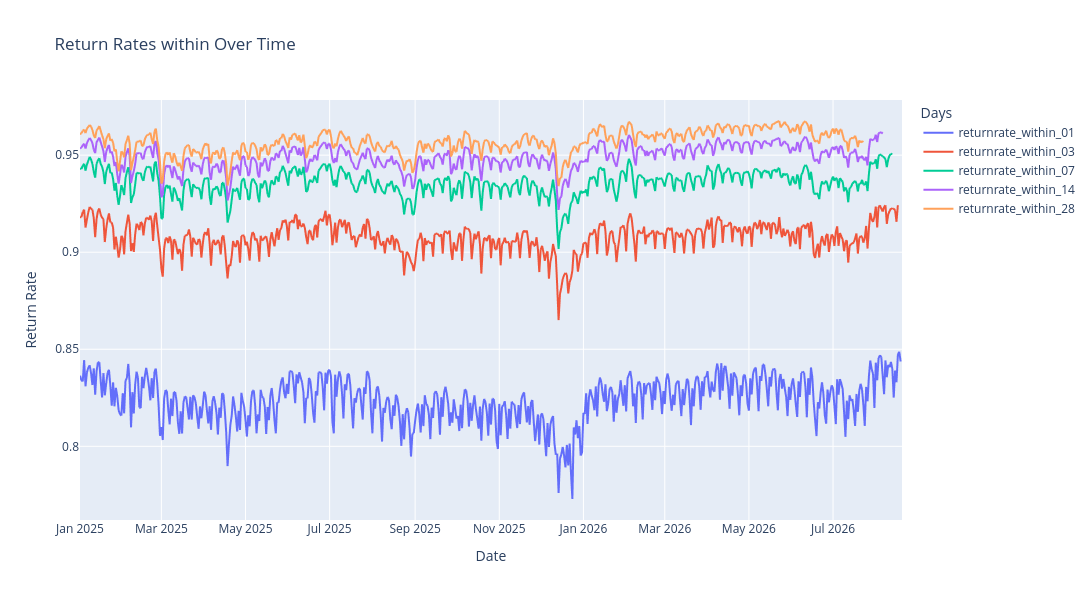

The notebook cell saved with this chart:
### Code cell
# Create a line chart showing return rates over time
fig = px.line(
    returnrate,
    x='dt',
    y=['returnrate_within_01', 'returnrate_within_03', 'returnrate_within_07', 'returnrate_within_14', 'returnrate_within_28'],
    title='Return Rates within Over Time',
    labels={'dt': 'Date', 'value': 'Return Rate', 'variable': 'Days'},
    markers=False,
    height=600,
    width=1500
)

fig.show()

### Figure 1 — Plotly figure (JSON) as saved in the notebook; plotly's stock layout.template omitted (floating-point values rounded to 4 significant figures; data arrays with more than 128 entries replaced by an {"elided": "..."} marker saying what was removed)
{"data": [{"hovertemplate": "Days=returnrate_within_01<br>Date=%{x}<br>Return Rate=%{y}<extra></extra>", "legendgroup": "returnrate_within_01", "line": {"color": "#636efa", "dash": "solid"}, "marker": {"symbol": "circle"}, "mode": "lines", "name": "returnrate_within_01", "showlegend": true, "type": "scattergl", "x": {"elided": "597 str values"}, "xaxis": "x", "y": {"elided": "597 float values"}, "yaxis": "y"}, {"hovertemplate": "Days=returnrate_within_03<br>Date=%{x}<br>Return Rate=%{y}<extra></extra>", "legendgroup": "returnrate_within_03", "line": {"color": "#EF553B", "dash": "solid"}, "marker": {"symbol": "circle"}, "mode": "lines", "name": "returnrate_within_03", "showlegend": true, "type": "scattergl", "x": {"elided": "597 str values"}, "xaxis": "x", "y": {"elided": "597 float values"}, "yaxis": "y"}, {"hovertemplate": "Days=returnrate_within_07<br>Date=%{x}<br>Return Rate=%{y}<extra></extra>", "legendgroup": "returnrate_within_07", "line": {"color": "#00cc96", "dash": "solid"}, "marker": {"symbol": "circle"}, "mode": "lines", "name": "returnrate_within_07", "showlegend": true, "type": "scattergl", "x": {"elided": "597 str values"}, "xaxis": "x", "y": {"elided": "597 float values"}, "yaxis": "y"}, {"hovertemplate": "Days=returnrate_within_14<br>Date=%{x}<br>Return Rate=%{y}<extra></extra>", "legendgroup": "returnrate_within_14", "line": {"color": "#ab63fa", "dash": "solid"}, "marker": {"symbol": "circle"}, "mode": "lines", "name": "returnrate_within_14", "showlegend": true, "type": "scattergl", "x": {"elided": "597 str values"}, "xaxis": "x", "y": {"elided": "597 float values"}, "yaxis": "y"}, {"hovertemplate": "Days=returnrate_within_28<br>Date=%{x}<br>Return Rate=%{y}<extra></extra>", "legendgroup": "returnrate_within_28", "line": {"color": "#FFA15A", "dash": "solid"}, "marker": {"symbol": "circle"}, "mode": "lines", "name": "returnrate_within_28", "showlegend": true, "type": "scattergl", "x": {"elided": "597 str values"}, "xaxis": "x", "y": {"elided": "597 float values"}, "yaxis": "y"}], "layout": {"height": 600, "legend": {"title": {"text": "Days"}, "tracegroupgap": 0}, "title": {"text": "Return Rates within Over Time"}, "width": 1500, "xaxis": {"anchor": "y", "domain": [0, 1], "title": {"text": "Date"}}, "yaxis": {"anchor": "x", "domain": [0, 1], "title": {"text": "Return Rate"}}}}
